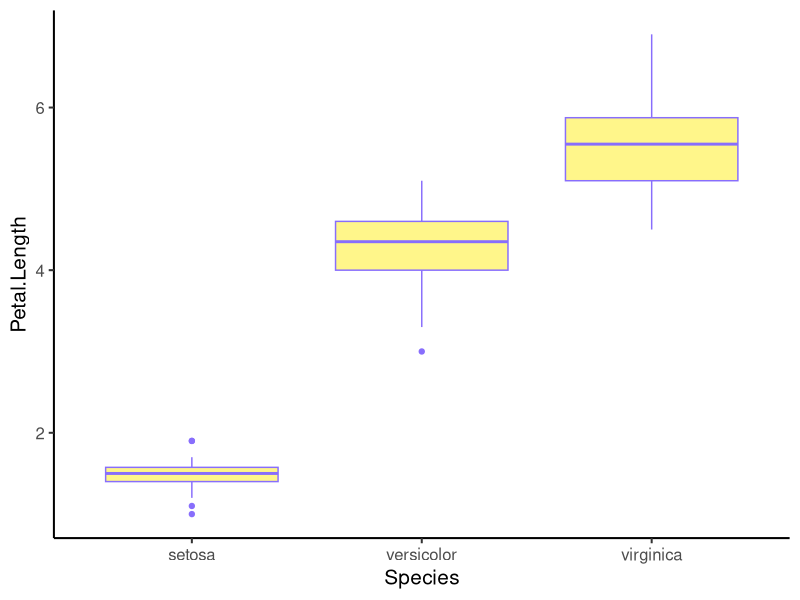

The R script that drew this image: (Note: this script raises an error after producing the figure.)
# Load libraries
library(tidyverse)

# Load data from Kery ----
mass <- c(6,8,5,7,9,11)
pop <- factor(c(1,1,2,2,3,3))
region <- factor(c(1,1,1,1,2,2))
hab <- factor(c(1,2,3,1,2,3))
svl <- c(40,45,39,50,52,57)

# Model of the Mean ----
lm(mass ~ 1)

mean(mass)

summary(lm(mass ~ 1))

sd(mass)

model.matrix(mass ~ 1)


# t-test ----
lm(mass ~ region)

model.matrix(mass ~ region)

summary(lm(mass ~ region))

t.test(mass ~ region)

## Means parameterization ----
model.matrix(mass ~ region - 1)
lm(mass ~ region - 1)

# Simple Linear Regression ----
lm(mass ~ svl)
summary(lm(mass ~ svl))

# ANOVA
aov_model <- aov(mass ~ pop)
summary(aov_model)

## Iris Model ----
data(iris)
iris_model <- aov(Petal.Length ~ Species, iris)
summary(iris_model)
str(iris_model)
iris_model$coefficients

ggplot(iris, aes(x = Species, y = Petal.Length)) +
  geom_boxplot(fill = "#fff68a", col = "#886efc") +
  theme_classic(base_size = 15)

TukeyHSD(diam_model)
